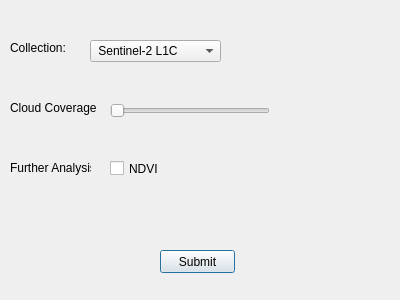
<?xml version="1.0" encoding="UTF-8"?>
<ui version="4.0">
 <class>options_dialog</class>
 <widget class="QDialog" name="options_dialog">
  <property name="geometry">
   <rect>
    <x>0</x>
    <y>0</y>
    <width>400</width>
    <height>300</height>
   </rect>
  </property>
  <property name="windowTitle">
   <string>Dialog</string>
  </property>
  <widget class="QComboBox" name="comboBox">
   <property name="geometry">
    <rect>
     <x>90</x>
     <y>40</y>
     <width>131</width>
     <height>22</height>
    </rect>
   </property>
   <property name="editable">
    <bool>false</bool>
   </property>
   <item>
    <property name="text">
     <string> Sentinel-2 L1C</string>
    </property>
   </item>
   <item>
    <property name="text">
     <string> Sentinel-2 L2A</string>
    </property>
   </item>
   <item>
    <property name="text">
     <string> Sentinel-1</string>
    </property>
   </item>
   <item>
    <property name="text">
     <string>Sentinel-3 OLCI</string>
    </property>
   </item>
  </widget>
  <widget class="QLabel" name="label">
   <property name="geometry">
    <rect>
     <x>10</x>
     <y>40</y>
     <width>61</width>
     <height>16</height>
    </rect>
   </property>
   <property name="text">
    <string>Collection:</string>
   </property>
  </widget>
  <widget class="QLabel" name="label_2">
   <property name="geometry">
    <rect>
     <x>10</x>
     <y>100</y>
     <width>91</width>
     <height>16</height>
    </rect>
   </property>
   <property name="text">
    <string>Cloud Coverage</string>
   </property>
  </widget>
  <widget class="QSlider" name="horizontalSlider">
   <property name="geometry">
    <rect>
     <x>110</x>
     <y>100</y>
     <width>160</width>
     <height>22</height>
    </rect>
   </property>
   <property name="orientation">
    <enum>Qt::Horizontal</enum>
   </property>
  </widget>
  <widget class="QCheckBox" name="cb_ndvi">
   <property name="geometry">
    <rect>
     <x>110</x>
     <y>160</y>
     <width>70</width>
     <height>17</height>
    </rect>
   </property>
   <property name="text">
    <string>NDVI</string>
   </property>
  </widget>
  <widget class="QLabel" name="label_3">
   <property name="geometry">
    <rect>
     <x>10</x>
     <y>160</y>
     <width>81</width>
     <height>16</height>
    </rect>
   </property>
   <property name="text">
    <string>Further Analysis:</string>
   </property>
  </widget>
  <widget class="QPushButton" name="pushButton">
   <property name="geometry">
    <rect>
     <x>160</x>
     <y>250</y>
     <width>75</width>
     <height>23</height>
    </rect>
   </property>
   <property name="text">
    <string>Submit</string>
   </property>
  </widget>
 </widget>
 <resources/>
 <connections/>
</ui>
